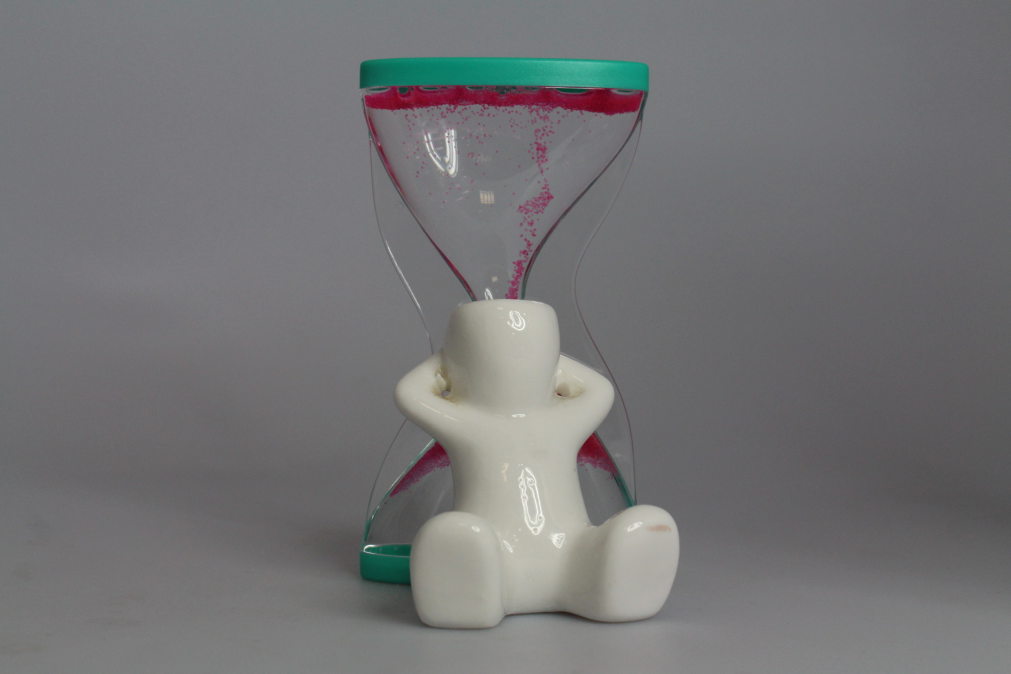
#> input picture img/phot.jpg, 5053 x 3369 px, given in place of the camera (shown at 1/5 size)
$ python Detect_shape.py
#> lines starting #> are read from the running program, lines starting #| are printed output that depends on the picture; after the words box and inside, x2 and y2 are one past the last pixel; in counts of white or black regions, pixels touching at a corner belong together
import cv2
import numpy as np
#from video import Video
import time
from PIL import Image, ImageEnhance


class ROV:
    def __init__(self, debug=True):
        self.video1 = cv2.VideoCapture(1)
        #self.video2 = Video(port=4777)

        self._triangle = 0
        self._rectangle = 0
        self._circle = 0
        self._line = 0
        #self.debug = debug

        self._num_of_shapes = {
            "circle": 0,
            "line": 0,
            "triangle": 0,
            "rectangle": 0
        }

        self.srcframe = None
        self.mask = None
        self.cropped = None
        self.frame = None

        self.status = True

    def debug(self):
        success, self.frame = self.video1.read()
        self.frame = cv2.flip(self.frame, 3)
        self.srcframe = self.frame
        return self.frame
        #print("capture")

    def msk(self, image):
        image = cv2.cvtColor(image, cv2.COLOR_BGR2GRAY)
        image = cv2.medianBlur(image, 5)
        ret, thresh = cv2.threshold(image, 127, 255, cv2.THRESH_BINARY)
        #cv2.imshow("mask2", thresh)
        self.mask = thresh
        # print("preprocess")
        return thresh

    def preprocessing(self, image):
        #image = cv2.cvtColor(image, cv2.COLOR_HSV2BGR)
        image = ImageEnhance.Color(Image.fromarray(image)).enhance(1.5)
        image = ImageEnhance.Brightness(image).enhance(1.5)
        image = ImageEnhance.Contrast(image).enhance(1.5)
        image = ImageEnhance.Sharpness(image).enhance(1.5)
        return np.array(image)

    def overlay(self, frame):
        overlay = frame.copy()
        cropped = frame.copy()
        img = frame[120:480, 120:680].copy()
        cv2.rectangle(overlay, (120, 120), (680, 480), (0, 0, 255), -1)
        cv2.addWeighted(overlay, 0.3, cropped, 1 - 0.3, 0, cropped)
        self.cropped = img
        self.frame = cropped
        #cv2.imshow('test', self.frame)
        #print("overlay")

    def white_mask(self):
        #hsv = cv2.cvtColor(self.cropped, cv2.COLOR_BGR2HSV)
        thresh = self.msk(self.cropped)
        '''
        sensitivity = 50
        lower_white = np.array([0, 0, 0])
        upper_white = np.array([0, 0, 255])

        # Threshold the HSV image to get only white colors
        thresh = cv2.inRange(hsv, lower_white, upper_white)
        '''
        contours, _ = cv2.findContours(thresh, cv2.RETR_EXTERNAL, cv2.CHAIN_APPROX_SIMPLE)
        max_area = 100
        max_cnt = None
        for cnt in contours:
            area = cv2.contourArea(cnt)
            if area > max_area:
                max_area = area
                max_cnt = cnt

            #cv2.drawContours(self.cropped, cnt, -1, (0, 255, 0), 2)
            #cv2.imshow("test", self.cropped)
        if max_cnt is None:
            pass
            #self.white_mask()

        x, y, w, h = cv2.boundingRect(max_cnt)
        # print("white_mask")
        self.mask = self.cropped[y:y + h, x:x + w].copy()
        #cv2.imshow("white_mask", self.mask)

    def shape_mask(self):
        thresh = self.msk(self.mask)
        thresh = 255 - thresh
        image = self.mask
        contours, _ = cv2.findContours(thresh, cv2.RETR_EXTERNAL, cv2.CHAIN_APPROX_SIMPLE)
        image_h, image_w= image.shape
        bounding = 0.02
        bounding_x = image_w * bounding
        bounding_y = image_h * bounding

        target_contours = []
        for cnt in contours:
            area = cv2.contourArea(cnt)
            if area > 500:
                x, y, w, h = cv2.boundingRect(cnt)
                if x > bounding_x and x + w < image_w - bounding_x and \
                        y > bounding_y and y + h < image_h - bounding_y:
                    target_contours.append(cnt)

        min_x = image_w
        min_y = image_h
        max_x = 0
        max_y = 0

        for cnt in target_contours:
            x, y, w, h = cv2.boundingRect(cnt)
            if x + w > max_x:
                max_x = x + w
            if x < min_x:
                min_x = x
            if y + h > max_y:
                max_y = y + h
            if y < min_y:
                min_y = y

        space = 10
        min_y = max(min_y - space, 0)
        max_y = min(max_y + space, image_h)
        min_x = max(min_x - space, 0)
        max_x = min(max_x + space, image_w)

        #cv2.imshow("", image[min_y:max_y, min_x:max_x])
        #cv2.waitKey(0)

        self.mask = image[min_y:max_y, min_x:max_x].copy()
        self.cropped = self.cropped[min_y:max_y, min_x:max_x].copy()
        #print("shape_mask")
        #cv2.imshow('shape_mask',self.cropped)
    def detection(self, image, is_draw=True):
        if image.shape[0] == 0 or image.shape[1] == 0:
            self.status = False
            return [0, 0]
        else:
            self._num_of_shapes["circle"] = 0
            self._num_of_shapes["line"] = 0
            self._num_of_shapes["triangle"] = 0
            self._num_of_shapes["rectangle"] = 0
            # [4 lines of commented-out code are left out]
            image = cv2.resize(image, (800, 450), interpolation=cv2.INTER_AREA)
            cv2.imshow('image',image)
            #thresh = self.mask(self.cropped)
            print(image.shape)
            lower = np.array([0, 0, 0])
            upper = np.array([150, 150, 150])
            mask = cv2.inRange(image, lower, upper)
            cv2.imshow('mask',mask)
            contours, _ = cv2.findContours(mask, cv2.RETR_EXTERNAL, cv2.CHAIN_APPROX_SIMPLE)
            active_cnts = []
            for cnt in contours:
                area = cv2.contourArea(cnt)
                if area > 500:
                    x, y, w, h = cv2.boundingRect(cnt)
                    epsilon = 0.03 * cv2.arcLength(cnt, True)
                    approx = cv2.approxPolyDP(cnt, epsilon, True)

                    vertex = 0
                    for i in range(len(approx)):
                        p1 = approx[i]
                        p2 = approx[(i + 1) % len(approx)]
                        e = np.sqrt(np.sum(abs(p1 - p2) ** 2))
                        if e >= 25:
                            vertex += 1
                    # vertex = len(approx)

                    # print(cnt[0], cnt[1], "...")
                    active_cnts.append(cnt)
                    cv2.drawContours(image, [cnt], 0, (0, 255, 0), 1)
                    cv2.putText(image, str(vertex), (x + int(w / 2) - 5, y + int(h / 2) + 5),
                                cv2.FONT_HERSHEY_SIMPLEX, 0.5, (0, 0, 255), lineType=cv2.LINE_AA)
                    #cv2.imshow('numbers', image)

                    if vertex == 2:
                        if self._num_of_shapes["line"] >= 6:
                            self._num_of_shapes["line"] = 6
                        else:
                            self._num_of_shapes["line"] += 1

                    elif vertex == 3:
                        if self._num_of_shapes["triangle"] >= 6:
                            self._num_of_shapes["triangle"] = 6
                        else:
                            self._num_of_shapes["triangle"] += 1

                    elif vertex == 4:
                        (x, y, w, h) = cv2.boundingRect(approx)
                        ar = w / float(h)
                        if ar >= 0.5 and ar <= 1.5:
                            if self._num_of_shapes["rectangle"] >= 6:
                                self._num_of_shapes["rectangle"] = 6
                            else:
                                self._num_of_shapes["rectangle"] += 1
                        else:
                            if self._num_of_shapes["line"] >= 6:
                                self._num_of_shapes["line"] = 6
                            else:
                                self._num_of_shapes["line"] += 1

                    else:
                        if self._num_of_shapes["circle"] >= 6:
                            self._num_of_shapes["circle"] = 6
                        else:
                            self._num_of_shapes["circle"] += 1
        self.status = True
        return active_cnts

    def show(self, img):
        cv2.circle(img, (150, 40), 20, (0, 0, 255), -1)
        triangle_cnt = np.array([(150, 90), (130, 120), (170, 120)])
        cv2.line(img, (130, 180), (170, 180), (0, 0, 255), 4)
        cv2.rectangle(img, (170, 230), (130, 270), (0, 0, 255), -1)
        cv2.drawContours(img, [triangle_cnt], 0, (0, 0, 255), -1)
        cv2.putText(img, str(self._circle), (50, 50), cv2.FONT_HERSHEY_SIMPLEX, 1, (0, 0, 255), 2)
        cv2.putText(img, str(self._triangle), (50, 120), cv2.FONT_HERSHEY_SIMPLEX, 1, (0, 0, 255), 2)
        cv2.putText(img, str(self._line), (50, 190), cv2.FONT_HERSHEY_SIMPLEX, 1, (0, 0, 255), 2)
        cv2.putText(img, str(self._rectangle), (50, 260), cv2.FONT_HERSHEY_SIMPLEX, 1, (0, 0, 255), 2)
        self.frame = img


if __name__ == "__main__":
    rov = ROV(True)
    #video = Video(port=4777)
    i = 0

    while True:
        k = cv2.waitKey(1)
#> (key Esc is pressed here)
        #if not video.frame_available():
            #continue
        #cap = video.frame()
        img = rov.debug()
#> in debug, self.frame is the input picture: shape (3369, 5053, 3); mean B, G, R 116.7, 115.7, 115.7
        rov.srcframe = img
        cap = rov.preprocessing(img)
        frame = cv2.resize(cap, (800, 600))
        rov.frame = frame
        rov.overlay(frame)
#> in overlay, `cv2.rectangle(overlay, (120, 120), (680, 480), (0, 0, 255), -1)`:
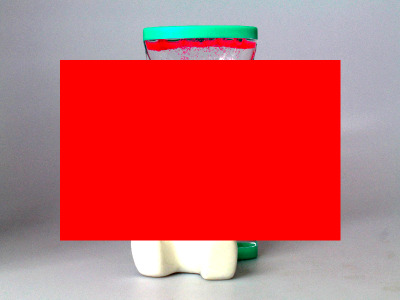
#> overlay: shape (600, 800, 3) (shown at 1/2 size); mean B, G, R 101, 98.1, 205
        rov.msk(rov.cropped)
#> in msk, `ret, thresh = cv2.threshold(image, 127, 255, cv2.THRESH_BINARY)`:
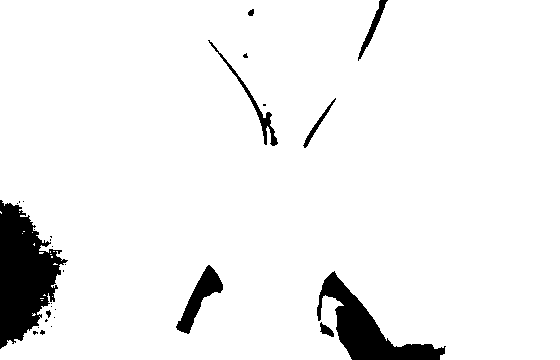
#> thresh: shape (360, 560); 94% white; 29 black regions (20 under 20 px)
        rov.white_mask()
#> in white_mask, `contours, _ = cv2.findContours(thresh, cv2.RETR_EXTERNAL, cv2.CHAIN_AP..`: contours = 18 contours, 17 with area under 20; largest, box (x1, y1, x2, y2) and area: (0, 0, 560, 360) 190388
#> the loop in white_mask, `for cnt in contours:` made 18 passes
#> (area, max_area) on pass 18: (190388, 190388)
#> after the loop in white_mask, `for cnt in contours:`: max_area = 190388; max_cnt = contour of 526 points, box (x1, y1, x2, y2) (0, 0, 560, 360), area 190388
#> in white_mask, `x, y, w, h = cv2.boundingRect(max_cnt)`: x = 0; w = 560; h = 360
        rov.shape_mask()
#> in shape_mask, `contours, _ = cv2.findContours(thresh, cv2.RETR_EXTERNAL, cv2.CHAIN_AP..`: contours = 29 contours, 21 with area under 20; largest, box (x1, y1, x2, y2) and area: (0, 200, 68, 349) 5648, (317, 271, 446, 360) 3545, (176, 265, 223, 334) 1011, (208, 40, 278, 146) 427, (358, 0, 388, 61) 282, (303, 98, 336, 148) 160, (320, 322, 334, 337) 87, (248, 9, 254, 16) 22
#> the loop in shape_mask, `for cnt in contours:` made 29 passes
#> (area, x, y, w, h) on passes 12, 14, 23: (3545, 317, 271, 129, 89), (1011, 176, 265, 47, 69), (5647.5, 0, 200, 68, 149)
#> after the loop in shape_mask, `for cnt in contours:`: target_contours = 1 contour; box (x1, y1, x2, y2) and area: (176, 265, 223, 334) 1011
#> the loop in shape_mask, `for cnt in target_contours:` made 1 pass
#> (x, y, w, h, max_x, min_x, max_y, min_y) on pass 1: (176, 265, 47, 69, 223, 176, 334, 265)
#> after the loop in shape_mask, `for cnt in target_contours:`: max_x = 223; max_y = 334; min_x = 176; min_y = 265
#> in shape_mask, `min_y = max(min_y - space, 0)`: min_y = 255
#> in shape_mask, `max_y = min(max_y + space, image_h)`: max_y = 344
#> in shape_mask, `min_x = max(min_x - space, 0)`: min_x = 166
#> in shape_mask, `max_x = min(max_x + space, image_w)`: max_x = 233
#> in shape_mask, `self.mask = image[min_y:max_y, min_x:max_x].copy()`:
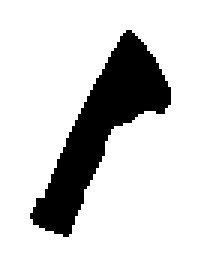
#> self.mask: shape (89, 67) (shown 3 times larger); 81.7% white; 1 black region, box (x1, y1, x2, y2) and area: (10, 10, 57, 79) 1091
#> in shape_mask, `self.cropped = self.cropped[min_y:max_y, min_x:max_x].copy()`:
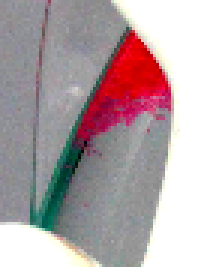
#> self.cropped: shape (89, 67, 3) (shown 3 times larger); mean B, G, R 162.6, 159.1, 174.7
        active_cnts = rov.detection(rov.cropped, False)
#| (450, 800, 3)
#> in detection, `mask = cv2.inRange(image, lower, upper)`:
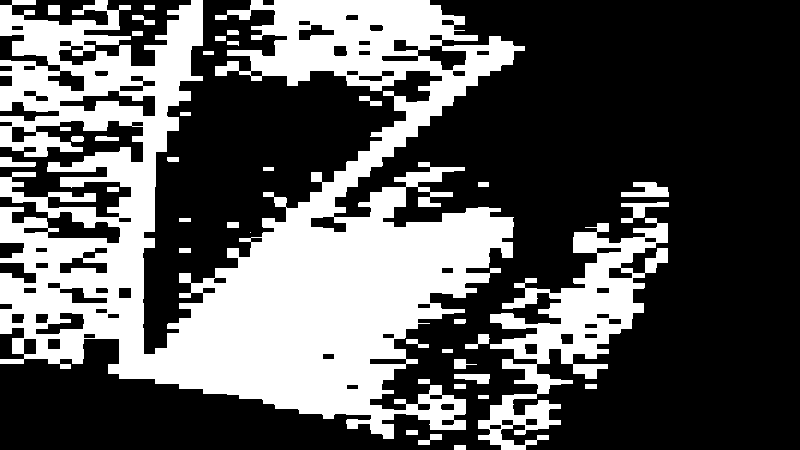
#> mask: shape (450, 800); 35.4% white; 39 white regions (1 under 20 px)
#> in detection, `contours, _ = cv2.findContours(mask, cv2.RETR_EXTERNAL, cv2.CHAIN_APPR..`: contours = 39 contours, 1 with area under 20; largest, box (x1, y1, x2, y2) and area: (0, 0, 525, 439) 113624, (478, 218, 668, 450) 13606, (621, 182, 669, 197) 402, (621, 202, 669, 223) 318, (454, 374, 490, 384) 208
#> the loop in detection, `for cnt in contours:` made 39 passes
#> (area, epsilon, approx) on pass 39: (113624.5, 267.2, [[0, 5], [465, 429], [524, 46], [144, 354]])
#> after the loop in detection, `for cnt in contours:`:
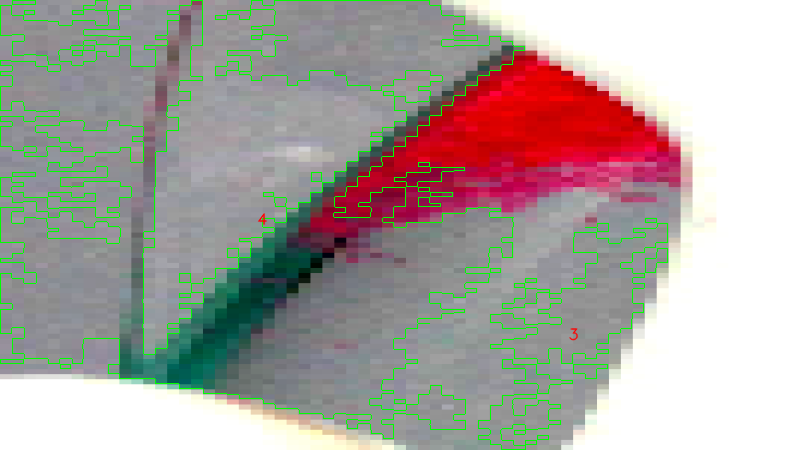
#> image: shape (450, 800, 3); mean of channels 0, 1, 2 158.4, 162.8, 170.4; drawn as B, G, R
#> after the loop in detection, `for cnt in contours:`: active_cnts = 2 contours; box (x1, y1, x2, y2) and area: (0, 0, 525, 439) 113624, (478, 218, 668, 450) 13606; self._num_of_shapes = {'circle': 0, 'line': 0, 'triangle': 1, 'rectangle': 1}
        if rov.status == False:
            print("none")
        else:
            print("OK")
            cv2.drawContours(rov.frame, active_cnts, -1, (0, 255, 0), 2)
            #cv2.drawContours(rov.cropped, active_cnts, -1, (0, 255, 0), 2)
            rov.show(rov.frame)
#> in show, `cv2.putText(img, str(self._line), (50, 190), cv2.FONT_HERSHEY_SIMPLEX,..`:
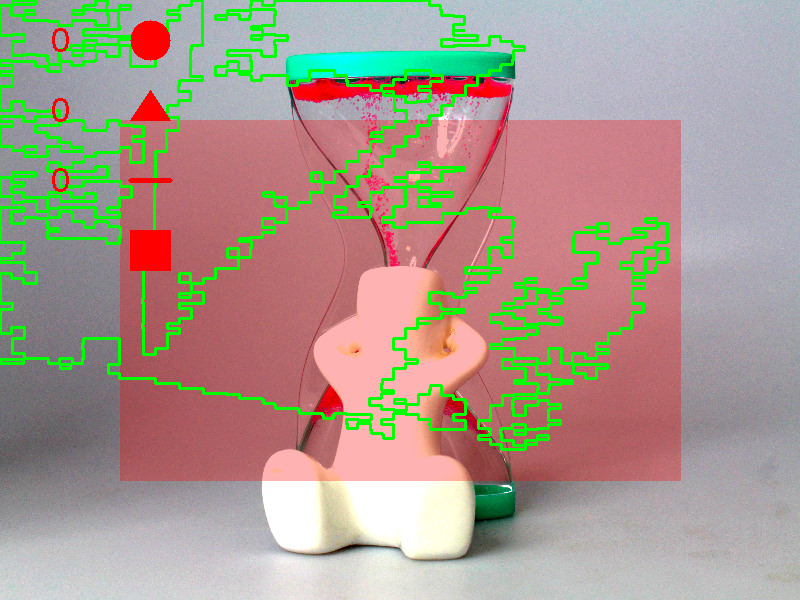
#> img: shape (600, 800, 3); mean B, G, R 141.3, 154.3, 169.1
            cv2.imshow('frame', rov.frame)
            #cv2.imshow('cropped', rov.cropped)

        if k == 32:
            rov._circle = rov._num_of_shapes["circle"]
            rov._line = rov._num_of_shapes["line"]
            rov._triangle = rov._num_of_shapes["triangle"]
            rov._rectangle = rov._num_of_shapes["rectangle"]

        if k == 27:
            print("stop")
            break

        if k == ord('s'):
            cv2.imwrite('photos/image' + str(time.time()) + '.jpg', rov.srcframe)
            print('save')
            i += 1

    cv2.destroyAllWindows()

$ run again, on img/test.jpg
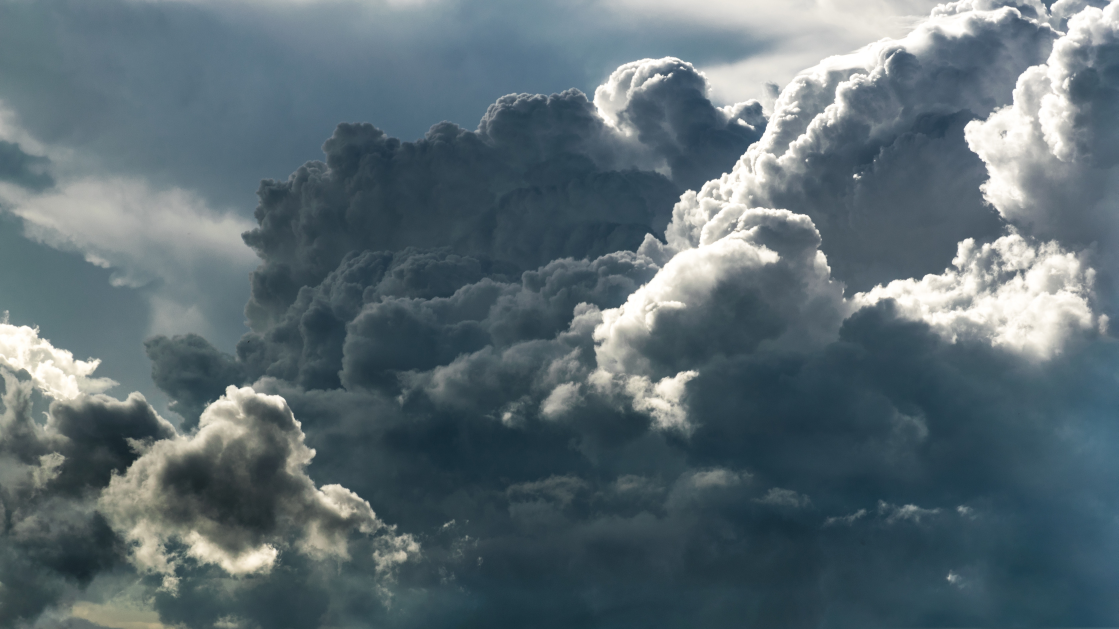
#> input picture img/test.jpg, 5591 x 3145 px, given in place of the camera (shown at 1/5 size)
#> in debug, self.frame is the input picture: shape (3145, 5591, 3); mean B, G, R 114.9, 108, 92.2
#> in white_mask, `contours, _ = cv2.findContours(thresh, cv2.RETR_EXTERNAL, cv2.CHAIN_AP..`: contours = 38 contours, 16 with area under 20; largest, box (x1, y1, x2, y2) and area: (0, 0, 296, 292) 28146, (439, 0, 560, 225) 15858, (417, 238, 560, 360) 5776, (199, 0, 253, 51) 1236, (329, 211, 375, 258) 610
#> the loop in white_mask, `for cnt in contours:` made 38 passes
#> (area, max_area) on passes 3, 6, 30, 37: (270.5, 270.5), (5776, 5776), (15857.5, 15857.5), (28146, 28146)
#> after the loop in white_mask, `for cnt in contours:`: max_area = 28146; max_cnt = contour of 833 points, box (x1, y1, x2, y2) (0, 0, 296, 292), area 28146
#> in white_mask, `x, y, w, h = cv2.boundingRect(max_cnt)`: x = 0; w = 296; h = 292
#> in shape_mask, `contours, _ = cv2.findContours(thresh, cv2.RETR_EXTERNAL, cv2.CHAIN_AP..`: contours = 13 contours, 6 with area under 20; largest, box (x1, y1, x2, y2) and area: (0, 135, 221, 292) 22948, (133, 0, 296, 138) 12838, (0, 0, 125, 159) 12834, (191, 128, 296, 292) 5475, (98, 92, 134, 123) 554, (253, 201, 277, 233) 353, (262, 239, 272, 245) 32
#> the loop in shape_mask, `for cnt in contours:` made 13 passes
#> (area, x, y, w, h) on passes 5, 7, 8, 12, 13: (22948, 0, 135, 221, 157), (5475, 191, 128, 105, 164), (553.5, 98, 92, 36, 31), (12838, 133, 0, 163, 138), (12833.5, 0, 0, 125, 159)
#> after the loop in shape_mask, `for cnt in contours:`: target_contours = 1 contour; box (x1, y1, x2, y2) and area: (98, 92, 134, 123) 554
#> the loop in shape_mask, `for cnt in target_contours:` made 1 pass
#> (x, y, w, h, max_x, min_x, max_y, min_y) on pass 1: (98, 92, 36, 31, 134, 98, 123, 92)
#> after the loop in shape_mask, `for cnt in target_contours:`: max_x = 134; max_y = 123; min_x = 98; min_y = 92
#> in shape_mask, `min_y = max(min_y - space, 0)`: min_y = 82
#> in shape_mask, `max_y = min(max_y + space, image_h)`: max_y = 133
#> in shape_mask, `min_x = max(min_x - space, 0)`: min_x = 88
#> in shape_mask, `max_x = min(max_x + space, image_w)`: max_x = 144
#| (450, 800, 3)
#> mask: shape (450, 800); 4.5% white; 23 white regions
#> in detection, `contours, _ = cv2.findContours(mask, cv2.RETR_EXTERNAL, cv2.CHAIN_APPR..`: contours = 23 contours; largest, box (x1, y1, x2, y2) and area: (301, 168, 586, 291) 11746, (257, 230, 301, 256) 676, (0, 300, 29, 335) 675, (558, 150, 614, 168) 403, (629, 168, 643, 185) 208
#> the loop in detection, `for cnt in contours:` made 23 passes
#> (area, epsilon, approx) on pass 20: (11746, 45.47, [[585, 177], [301, 255], [470, 272]])
#> after the loop in detection, `for cnt in contours:`:
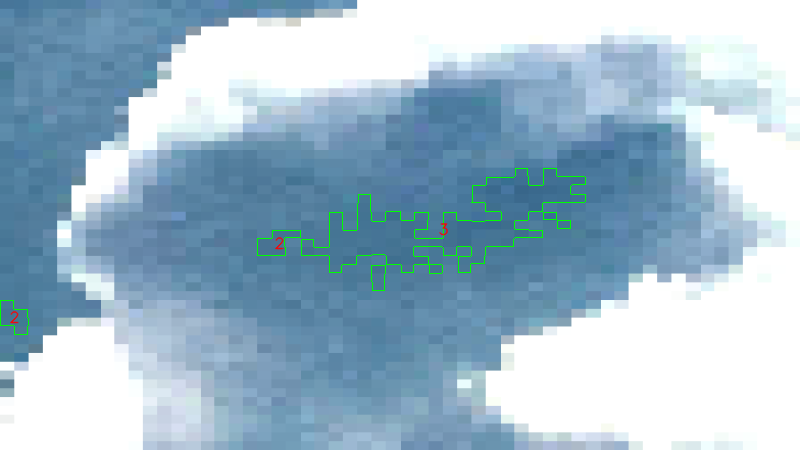
#> image: shape (450, 800, 3); mean of channels 0, 1, 2 203.3, 185.6, 158.6; drawn as B, G, R
#> after the loop in detection, `for cnt in contours:`: active_cnts = 3 contours; box (x1, y1, x2, y2) and area: (301, 168, 586, 291) 11746, (257, 230, 301, 256) 676, (0, 300, 29, 335) 675; self._num_of_shapes = {'circle': 0, 'line': 2, 'triangle': 1, 'rectangle': 0}
#> in show, `cv2.drawContours(img, [triangle_cnt], 0, (0, 0, 255), -1)`:
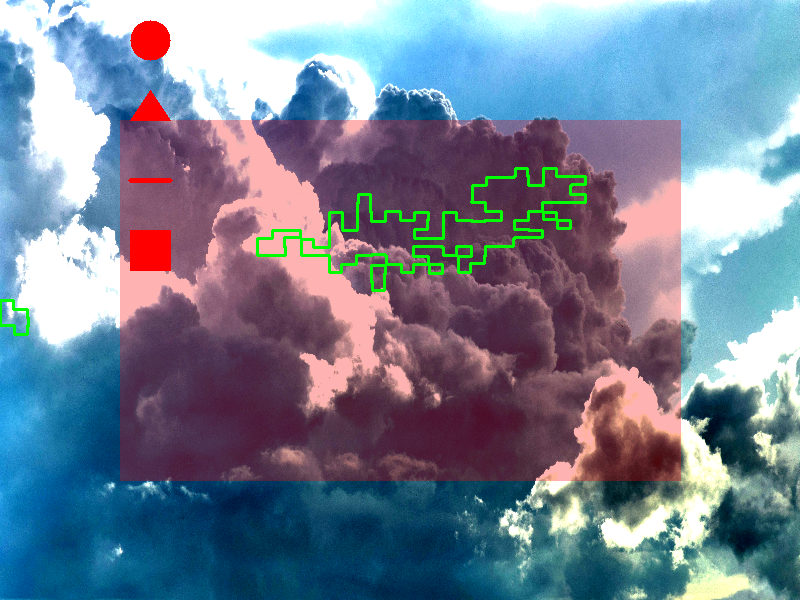
#> img: shape (600, 800, 3); mean B, G, R 148.3, 129.6, 116.6
